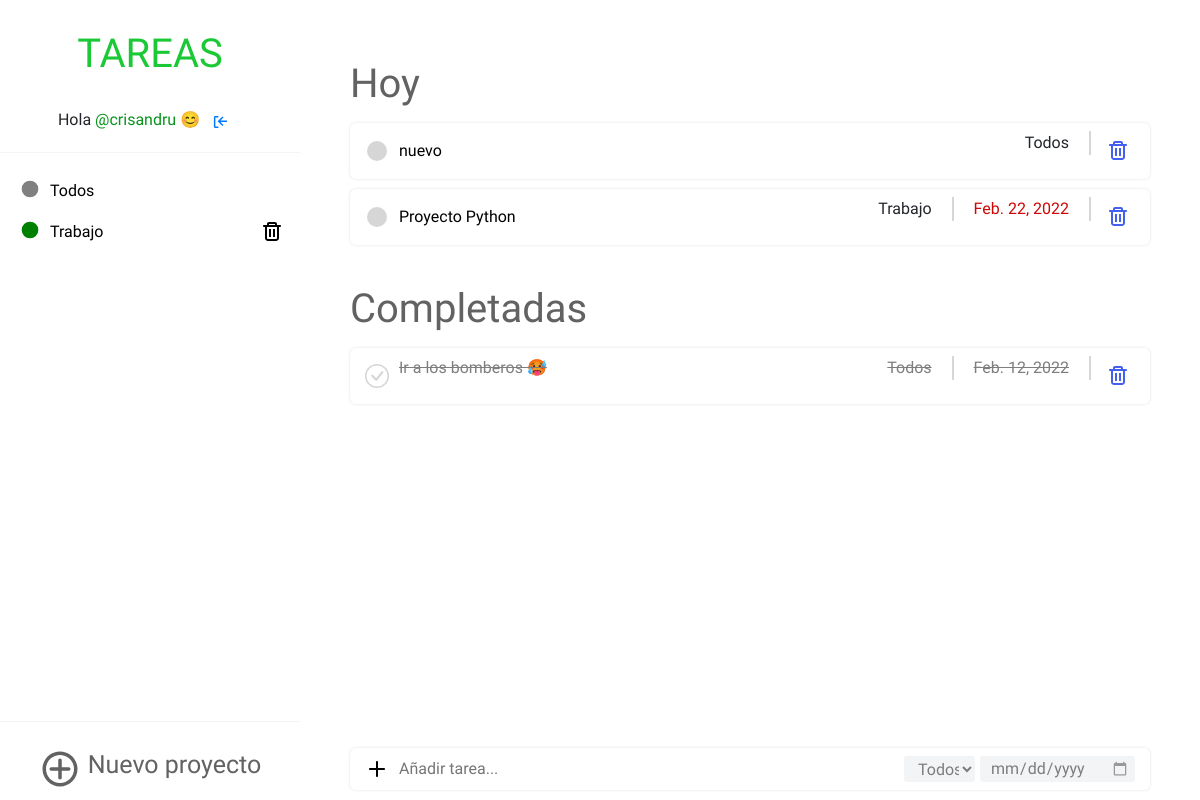
The page / (signed in) on the database as committed earlier.
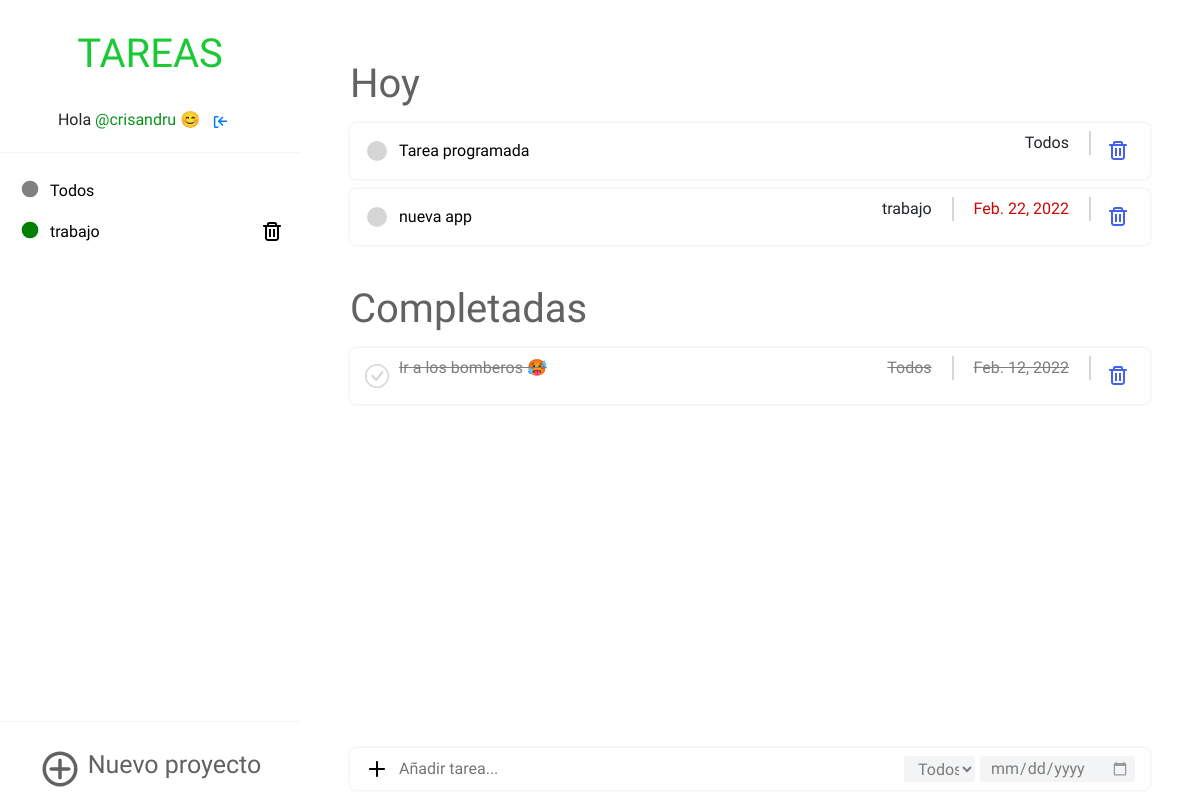
The same page on the database as committed later.
### appToDo/models.py (models this page shows, shortened)
class Proyecto(models.Model):
    COLORES= [
    ('red', 'red'),
    ('blue', 'blue'),
    ('green', 'green'),
    ('orange', 'orange'),
    ('gray', 'gray')
    ]
    titulo_proyecto = models.CharField(max_length=20, null=False)
    propietario = models.ForeignKey(settings.AUTH_USER_MODEL, on_delete=models.CASCADE, null=True)
    color = models.CharField(choices=COLORES, default=None, max_length=20)
    def __str__(self):
        return self.titulo_proyecto

class Tarea(models.Model):
    propietario = models.ForeignKey(settings.AUTH_USER_MODEL, on_delete=models.CASCADE, null=False, blank=False)
    titulo_tarea = models.CharField(max_length=80, null=False, blank=False)
    fecha_creacion = models.DateTimeField(default=timezone.now)
    fecha_vencimiento = models.DateField(blank=True, null=True, validators=[MinValueValidator(datetime.date.today)])
    completado = models.BooleanField(default=False)
    titulo_proyecto = models.ForeignKey(Proyecto,
                                        on_delete=models.CASCADE,
                                        null=False, # No puede ser nulo.
                                        blank=False,# No debe almacenar valores vacios.
                                        default='Todos')

### appToDo/views.py (the view)
# urls.py: path('', login_required(views.index), name='inicio'),
def index(request):
    todos_los_proyectos = Proyecto.objects.filter(propietario=request.user)
    todas_las_tareas_hoy = Tarea.objects.filter(completado=False, propietario=request.user).order_by('id')
    tareas_completadas = Tarea.objects.filter(completado=True, propietario=request.user)
    form_nueva_tarea = nueva_tarea_general(request)
    form_nuevo_proyecto = nuevoProyecto(request)
    fecha_actual = datetime.date.today
    nueva_tarea = actualizar_tarea(request)
    return render(request, 'appToDo/listado_tareas.html', {'proyectos':todos_los_proyectos, 'tareas_hoy':todas_las_tareas_hoy, 'tareas_completadas':tareas_completadas, 'form_tarea':form_nueva_tarea, 'form_proyecto':form_nuevo_proyecto, 'fecha_actual':fecha_actual, 'nueva_tarea':nueva_tarea})

### appToDo/forms.py
class tareaFormGeneral(forms.ModelForm):
    def __init__(self,usuario,*args,**kwargs):
        super (tareaFormGeneral,self ).__init__(*args,**kwargs) # populates the post
        self.fields['titulo_proyecto'].queryset = Proyecto.objects.filter(propietario=usuario)
    class Meta:
        model = Tarea
        fields = ('titulo_tarea', 'fecha_vencimiento', 'titulo_proyecto')
        widgets = {
            'fecha_vencimiento': DateInput(attrs={
                'type': 'date',
                'class': 'input-fecha-vencimiento',
                }
            ),
            'titulo_tarea': forms.TextInput(
                attrs={
                    'class': 'input-agregar-tarea',
                    'placeholder':'Añadir tarea...',
                }
            ),
            'titulo_proyecto': forms.Select(
                attrs={
                    'class': 'input-seleccion-proyecto',
                }
            ),
        }

class proyectoForm(forms.ModelForm):
    class Meta:
        model = Proyecto
        fields = ('titulo_proyecto','color')
        widgets = {
            'color': forms.RadioSelect(choices=Proyecto.COLORES, attrs={
                'class': 'seleccion-color'
            }),
            'titulo_proyecto': DateInput(attrs={
                'class': 'input-agregar-proyecto',
                'placeholder':'Añadir proyecto...',
                }
            ),
        }

### appToDo/views.py (called while the page is built)
def nuevoProyecto(request):
    if request.method == 'POST':
        form = proyectoForm(request.POST)
        if form.is_valid():
            post = form.save(commit=False)
            estado = verificarProyecto(post.titulo_proyecto, request.user)
            if estado:
                post.propietario = request.user
                post.save()
                form = proyectoForm()
            else:
                form = proyectoForm()
    else:
        form = proyectoForm()
    return form

def nueva_tarea_general(request):
    if request.method == 'POST':
        form = tareaFormGeneral(request.user , request.POST)
        if form.is_valid():
            tarea = form.save(commit=False)
            tarea.propietario = request.user
            tarea.save()
            form = tareaFormGeneral(request.user)
    else:
        form = tareaFormGeneral(request.user)
    return form

### appToDo/templates/appToDo/listado_tareas.html (shortened to what this page needs)
{% extends 'appToDo/base.html' %}
{% block listado_proyectos%}
{%for proyecto in proyectos %}
<div class="listado">
    <div class="sidebar-proyecto-titulo">
        {% if proyecto.titulo_proyecto == 'Todos' %}
        <a href="{% url 'inicio' %}" class="disable-select proyecto-titulo-sidebar">
            <div class="contenedor-proyectos">
                <svg version="1.1" xmlns="http://www.w3.org/2000/svg" width="20" height="20" viewBox="0 0 120 120">
                    <circle cx="60" cy="60" r="50" fill="{{ proyecto.color }}" />
                </svg>
                <li>{{ proyecto.titulo_proyecto }}</li>
            </div>
        </a>
        {% else %}
        <a href="{% url 'proyecto_seleccionado' proyecto=proyecto.titulo_proyecto %}"
            class="disable-select proyecto-titulo-sidebar">
            <div class="contenedor-proyectos">
                <svg version="1.1" xmlns="http://www.w3.org/2000/svg" width="20" height="20" viewBox="0 0 120 120">
                    <circle cx="60" cy="60" r="50" fill="{{ proyecto.color }}" />
                </svg>
                <li>{{ proyecto.titulo_proyecto }}</li>
            </div>
        </a>
        {% endif %}
    </div>
    <div class="sidebar-proyecto-eliminar">
        {% if proyecto.titulo_proyecto != 'Todos' %}
            <a href="{% url 'borrar_proyecto' pk=proyecto.pk %}" class="eliminar-proyecto">
            </a>
        {% endif %}
    </div>
</div>
{% endfor %}
{% endblock %}
{% block listado_tareas_hoy %}
<h1 class="titulo-principal-tareas">Hoy</h1>
{% if not tareas_hoy %}
<div class="no-hay-tareas">
    <p>No has agregado tareas &#128543;</p>
</div>
{% else %}
{% for tarea in tareas_hoy %}
<div class="contenedor-tareas
    {% if fecha_actual < tarea.fecha_vencimiento %}
        verde
    {% elif fecha_actual == tarea.fecha_vencimiento %}
        naranjo
    {% else %}
        rojo
    {% endif %}
    ">
    <div class="titulo-boton-tarea">
        <a href="{% url 'completar_tarea' pk=tarea.pk %}"><svg version="1.1" xmlns="http://www.w3.org/2000/svg"
                width="24" height="24" viewBox="0 0 120 120">
                <circle cx="60" cy="60" r="50" fill="#d6d6d6" />
            </svg></a>
        <form method="POST" class="formulario-editor">
            <input class="editar-tarea-hoy" name="titulo" type="text" value="{{ tarea.titulo_tarea }}" autocomplete="off">
        </form>
    </div>
    <div class="tipo-fecha-tarea">
        {% if tarea.fecha_vencimiento %}
        <p class="tipo-proyecto">{{ tarea.titulo_proyecto }}</p>
            {% if fecha_actual < tarea.fecha_vencimiento %}
                <p class="fecha-vencimiento aun-queda">{{ tarea.fecha_vencimiento }}</p>
            {% elif fecha_actual == tarea.fecha_vencimiento %}
                <p class="fecha-vencimiento vence-hoy">{{ tarea.fecha_vencimiento }}</p>
            {% else %}
                <p class="fecha-vencimiento vencido">{{ tarea.fecha_vencimiento }}</p>
            {% endif %}
        {% else %}
            <p class="tipo-proyecto sin-fecha">{{ tarea.titulo_proyecto }}</p>
        {% endif %}
            <a href="{% url 'borrar_tarea' pk=tarea.pk %}" class="delete">
            </a>
    </div>
</div>
{% endfor %}
{% endif %}
{% endblock %}
{% block listado_tareas_completadas %}
<h1 class="titulo-principal-tareas">Completadas</h1>
{% if not tareas_completadas %}
<div class="no-hay-tareas">
    <p>Has completado todas tus tareas &#128522;</p>
</div>
{% else %}
{% for tarea in tareas_completadas %}
<div class="contenedor-tareas">
    <div class="titulo-boton-tarea">
        <a href="{% url 'descompletar_tarea' pk=tarea.pk %}"></a>
        <p class="tarea-completada">{{ tarea.titulo_tarea }}</p>
    </div>
    <div class="tipo-fecha-tarea">
        {% if tarea.fecha_vencimiento %}
        <p class="tipo-proyecto tipo-proyecto-completo">{{ tarea.titulo_proyecto }}</p>
        <p class="fecha-vencimiento fecha-completa">{{ tarea.fecha_vencimiento }}</p>
        {% else %}
        <p class="tipo-proyecto sin-fecha fecha-completa">{{ tarea.titulo_proyecto }}</p>
        {% endif %}
        <a href="{% url 'borrar_tarea' pk=tarea.pk %}" class="delete">
        </a>
    </div>
</div>
{% endfor %}
{% endif %}
{% endblock %}
{% block agregar_tarea_general %}
<div class="contenedor-tareas">
    <form method="POST" class="formulario-tarea">
        <div class="button-tarea">
            <button type="submit"></button>
            {{ form_tarea.titulo_tarea }}
        </div>
        <div class="tipo-vencimiento-tarea">
            {{ form_tarea.titulo_proyecto }}
            {{ form_tarea.fecha_vencimiento }}
        </div>
    </form>
</div>
{% endblock %}

### appToDo/templates/appToDo/base.html (shortened to what this page needs)
{% load static %}
<!DOCTYPE html>
<html lang="en">
<head>
    <link href='https://css.gg/add.css' rel='stylesheet'>
    <link href='https://css.gg/trash.css' rel='stylesheet'>
    <link href='https://css.gg/log-out.css' rel='stylesheet'>
    <link href='https://css.gg/transcript.css' rel='stylesheet'>
    <link rel="stylesheet" href="{% static 'css/style.css' %}">
    <link rel="stylesheet" href="{% static 'css/style_responsive.css' %}">
    <link rel="stylesheet" type="text/css" href="bootstrap.min.css">
</head>
<body>
    <div class="contenedor">
        <aside class="sidebar">
            <a href="{% url 'inicio' %}">
                <h2 class="disable-select">Tareas</h2>
            </a>
            <p class="nombre-usuario">Hola <span>@{{ user.username }}</span> &#128522 &nbsp;&nbsp;<a
                    href="{% url 'logout' %}" class="cerrar-sesion"></a></p>
            <hr class="hr-1">
            <ul class="listado-proyectos">
                {% block listado_proyectos %}
                {% endblock %}
            </ul>
            <div class="contenedor-nuevo-proyecto">
                <hr class="hr-3">
                <div class="nuevo-proyecto">
                    <h3 class="disable-select">Nuevo proyecto</h3>
                </div>
            </div>
        </aside>
        <main class="contenedor-main">
            <div class="tareas-hoy">
                {% block listado_tareas_hoy %}{% endblock %}
            </div>
            <div class="tareas-completadas">
                {% block listado_tareas_completadas %}{% endblock %}
            </div>
            <div class="agregar-tarea-general">
                {% block agregar_tarea_general %}
                {% endblock %}
            </div>
        </main>
    </div>
</body>
</html>

### appToDo/static/css/style_responsive.css (style rules this page uses)
@media only screen and (min-width: 1114px) { .agregar-tarea-general { display: block; } }

Rows that differ between the two databases and show on the page:
changed Proyecto: titulo_proyecto "Trabajo" → "trabajo"
changed Tarea: titulo "nuevo" → "Tarea programada"
changed Tarea: titulo "Proyecto Python" → "nueva app"; titulo_proyecto "Trabajo" → "trabajo"
